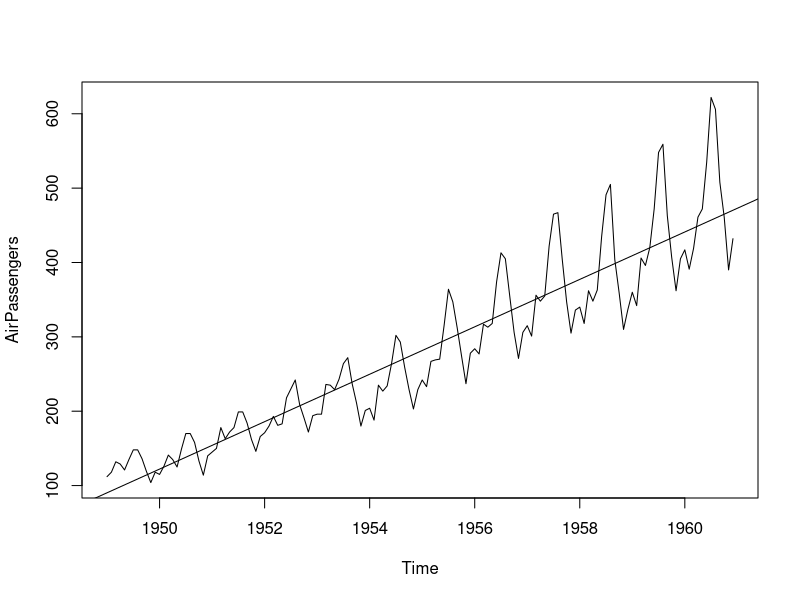
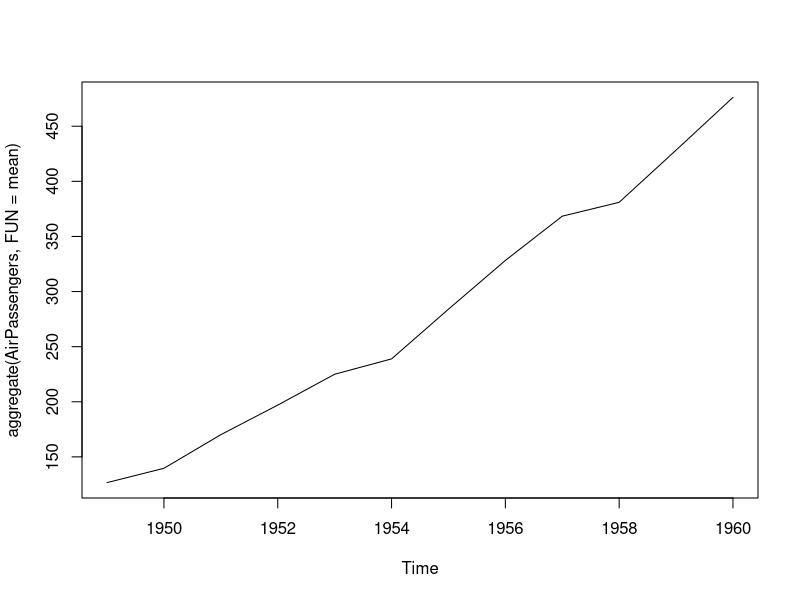
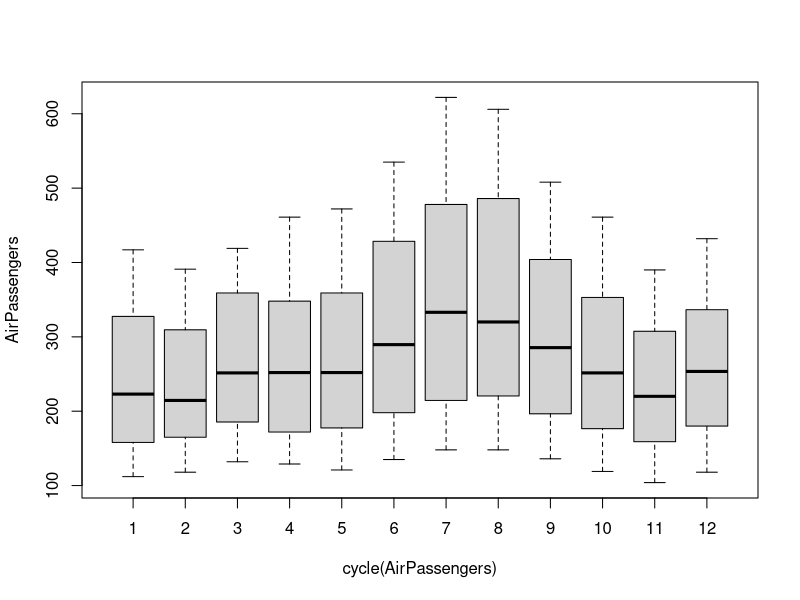
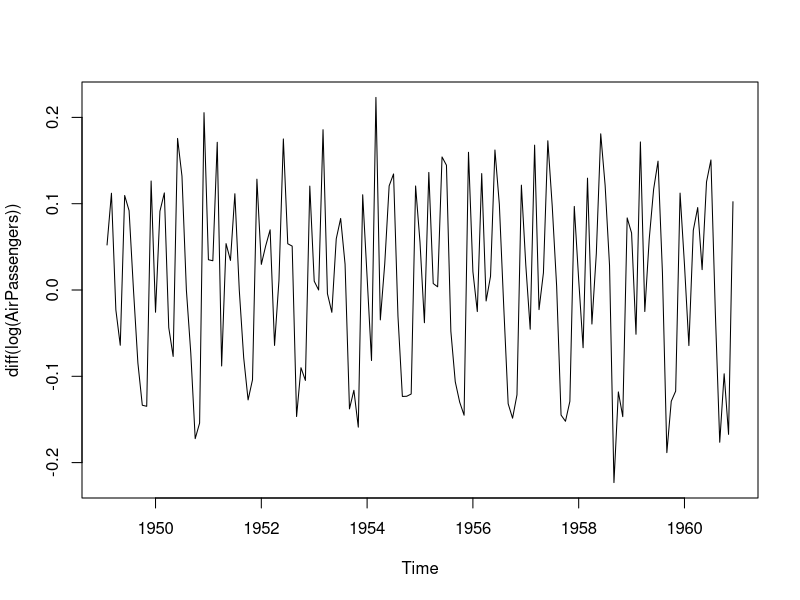
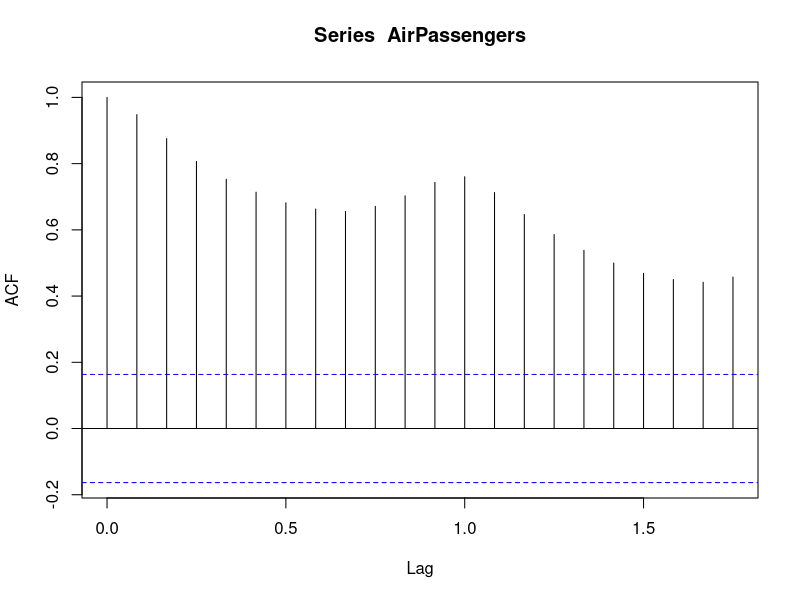
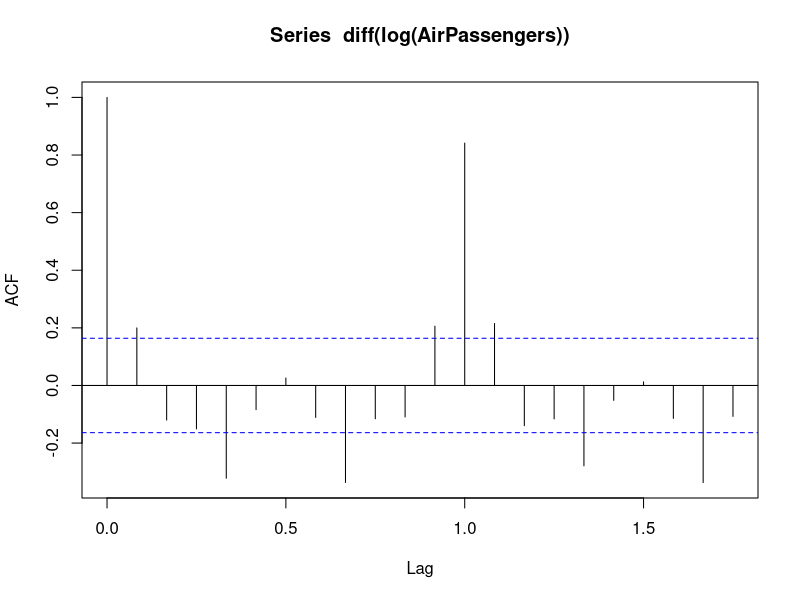
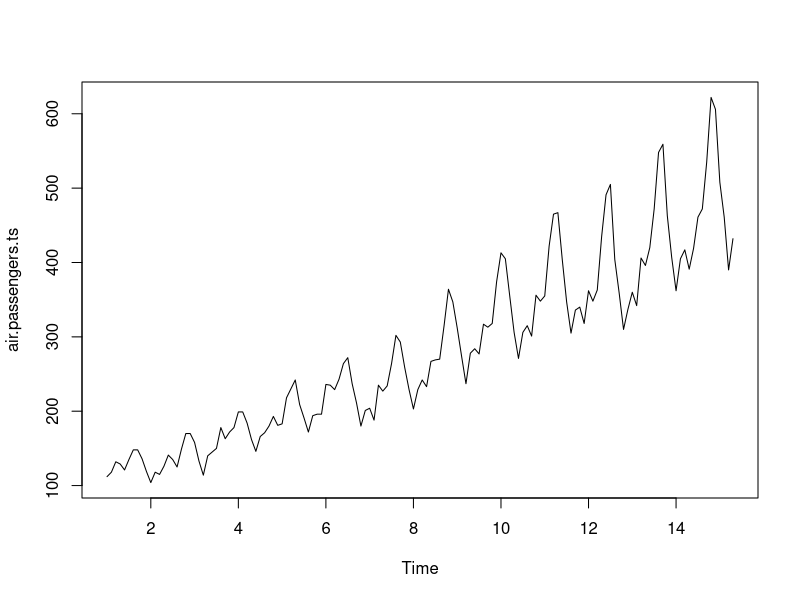
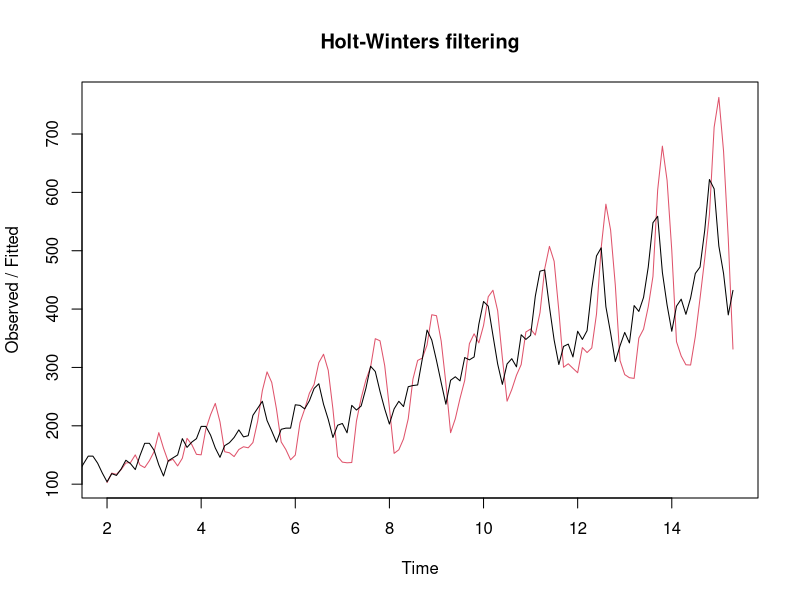

Generate these figures, in order, with R:
## ---- chunk 1

#Assignement Explaination as follows:

#This assignement dives in assessment of monthly time series data for Airline Passenger. This is a monthly data which fits the requirement of time series analysis. This assessment will give you insight for trend and seasonality using ACF and Boxplot. Data has been smoothened using Holtwinter method. The model created would help forcasting data points.

#It shows data series in a time series format
data("AirPassengers")
class(AirPassengers)

#Start of the time series
start(AirPassengers)

#end of the time series
end(AirPassengers)

#Cycle of 12 months in a year
frequency(AirPassengers)

#the number of passengers are distributed across the spectrum
summary(AirPassengers)

#plot for time series
plot(AirPassengers)

#this will fit in a line
abline(reg=lm(AirPassengers~time(AirPassengers)))

#this will print cycle across years
cycle(AirPassengers)

#this will aggregate the cycles and display a year on year trend
plot(aggregate(AirPassengers, FUN = mean))

#Box plot will give us sense of seasonal effect. In the month of August, there were highest number of passenger
boxplot(AirPassengers~cycle(AirPassengers))

#We need to make the series stationary in order to do time series analysis. Log function will help us do that.
plot(diff(log(AirPassengers)))

library(tseries)

#We perform the ADF test of the logarithmically, difference time series and see if the data is now stationary.
adf.test(diff(log(AirPassengers)))

#Following is the ACF plot for the data. This may also be be used to find factors for ARMA model
acf(AirPassengers)
acf(diff(log(AirPassengers)))

#Holt-Winters forecasting is a way to model and predict the behavior of a sequence of values over time—a time series.

air.passengers.ts <- ts(AirPassengers, start=1, frequency=10)

air.passengers.hw1 <- HoltWinters(air.passengers.ts, alpha = 0.5,beta = 0.5, gamma = 0.55)

air.passenger.p <- predict(air.passengers.hw1, n.head=10)

plot(air.passengers.ts)

plot(air.passengers.hw1)

ts.plot(air.passengers.ts, air.passenger.p)

         
         




